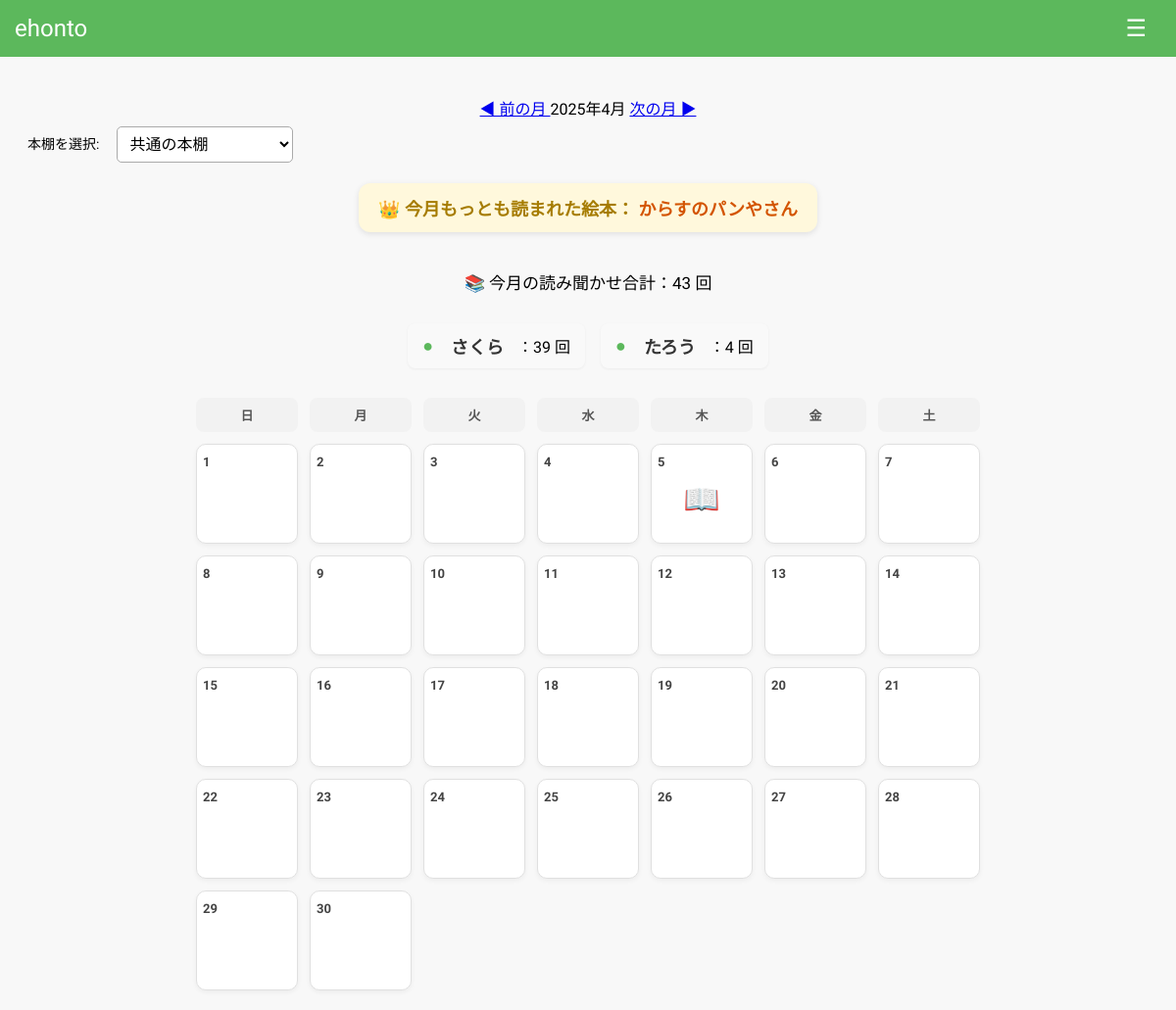
Screenshot of /app/review/2025/4/ (signed in) with the database file from the repository.
### app/models.py (models this page shows, shortened)
class Book(models.Model):
    user = models.ForeignKey(User, on_delete=models.CASCADE)
    title = models.CharField(max_length=100)
    author = models.CharField(max_length=100, blank=True)
    image = models.ImageField(upload_to='books/')
    created_at = models.DateTimeField(auto_now_add=True)
    child = models.ManyToManyField(Child, related_name="books")  # ✅ ここだけでOK

class Child(models.Model):
    user = models.ForeignKey(User, on_delete=models.CASCADE)  # null=True を削除
    name = models.CharField(max_length=100)
    created_at = models.DateTimeField(default=now)  # ✅ デフォルトを追加

### app/views.py (the view)
# urls.py: path("review/<int:year>/<int:month>/", review, name="review"),
@login_required
def review(request, year, month):
    selected_child_id = request.GET.get("child_id")
    selected_child = None
    children = Child.objects.filter(user=request.user)
    if selected_child_id:
        selected_child = get_object_or_404(Child, id=selected_child_id, user=request.user)
    current_date = date(year, month, 1)
    days_in_month = calendar.monthrange(year, month)[1]
    calendar_days = list(range(1, days_in_month + 1))
    prev_month = current_date - timedelta(days=1)
    next_month = (current_date + timedelta(days=days_in_month)).replace(day=1)
    if selected_child:
        histories = ReadHistory.objects.filter(
            child=selected_child,
            date__year=year,
            date__month=month
        )
    else:
        histories = ReadHistory.objects.filter(
            date__year=year,
            date__month=month,
            child__user=request.user  # ✅ これを追加して他ユーザーの履歴を除外
        )
    read_history_json = json.dumps([
        {"date": str(h.date), "title": h.book.title}
        for h in histories
    ], cls=DjangoJSONEncoder)
    calendar_data = defaultdict(list)
    for history in histories:
        day = history.date.day
        calendar_data[day].append(history.book)
    calendar_data = {
        str(day): [
            {
                "id": book.id,
                "title": book.title,
                "image_url": book.image.url if book.image else ""
            }
            for book in set(books)
        ]
        for day, books in calendar_data.items()
    }
    calendar_data_json = json.dumps(calendar_data, cls=DjangoJSONEncoder)
    book_counter = Counter([h.book.title for h in histories])
    most_read_title = book_counter.most_common(1)[0][0] if book_counter else None
    monthly_total = histories.count()
    child_totals = defaultdict(int)
    for h in histories:
        child_totals[h.child.name] += 1
    return render(request, "review.html", {
        "children": children,
        "selected_child_id": selected_child_id,
        "calendar_days": calendar_days,
        "calendar_data": calendar_data,
        "current_date": current_date,
        "prev_month": {"year": prev_month.year, "month": prev_month.month},
        "next_month": {"year": next_month.year, "month": next_month.month},
        "read_history_json": read_history_json,
        "most_read_title": most_read_title,
        "monthly_total": monthly_total,
        "child_totals": dict(child_totals),
        "calendar_data_json": calendar_data_json,
        "year": year,
        "month": month,
    })

### app/templatetags/custom_filters.py (called while the page is built)
@register.filter
def get_item(dictionary, key):
    return dictionary.get(key)

### ehonto/app/templates/review.html (shortened to what this page needs)
{% extends "base.html" %}
{% load custom_filters %}
{% block content %}
<div class="calendar-nav">
  <a href="{% url 'review' prev_month.year prev_month.month %}{% if selected_child_id %}?child_id={{ selected_child_id }}{% endif %}">
    ◀ 前の月
  </a>
  <span class="current-month">{{ current_date|date:"Y年n月" }}</span>
  <a href="{% url 'review' next_month.year next_month.month %}{% if selected_child_id %}?child_id={{ selected_child_id }}{% endif %}">
    次の月 ▶
  </a>
</div>
<div class="child-selector" data-year="{{ year }}" data-month="{{ month }}">
  <label for="child">本棚を選択:</label>
  <select name="child_id" id="child">
    <option value="" {% if not selected_child_id %}selected{% endif %}>共通の本棚</option>
  </select>
</div>
{% if most_read_title %}
<div class="most-read-banner">
  👑 今月もっとも読まれた絵本：
  <strong class="most-read-title">{{ most_read_title }}</strong>
</div>
{% endif %}
<div class="monthly-summary">
  <p>📚 今月の読み聞かせ合計：{{ monthly_total }} 回</p>
  <div class="child-list">
    {% for child, total in child_totals.items %}
      <div class="child-item">
        <span class="child-dot">●</span>
        <span class="child-name">{{ child }}</span>：{{ total }} 回
      </div>
    {% endfor %}
  </div>
</div>
<div class="calendar-grid">
  {% for weekday in "日月火水木金土"|make_list %}
    <div class="calendar-weekday">{{ weekday }}</div>
  {% endfor %}
  {% for day in calendar_days %}
  <div class="calendar-cell">
    <div class="calendar-day">{{ day }}</div>
    {% with day|stringformat:"s" as day_str %}
      {% with calendar_data|get_item:day_str as books %}
        {% if books %}
          <div class="book-icon" onclick="openBookModal('{{ day_str }}')">📖</div>
        {% endif %}
      {% endwith %}
    {% endwith %}
  </div>
{% endfor %}
</div>
{% endblock %}

### ehonto/app/templates/base.html (shortened to what this page needs)
{% load static %}
<!DOCTYPE html>
<html lang="ja">
<head>
  <link rel="stylesheet" href="{% static 'css/style.css' %}">
</head>
<body class="{% block body_class %}{% endblock %}">
<div class="header">
  <a href="{% url 'home' %}" style="color: white; text-decoration: none;">ehonto</a>
  <div class="menu-icon" id="menu-button">☰</div>
</div>
<div class="content">
  {% block content %}{% endblock %}
</div>
</body>
</html>

### ehonto/app/static/css/style.css (style rules this page uses)
.child-list { margin-top: 20px; text-align: left; }
.child-item { display: flex; align-items: center; gap: 10px; margin-bottom: 10px; background: #f9f9f9; padding: 10px 15px; border-radius: 8px; box-shadow: 0 1px 3px rgba(0, 0, 0, 0.05); }
.child-dot { font-size: 20px; color: #5cb85c; }
.child-name { font-weight: bold; flex-grow: 1; }
.child-selector { display: flex !important; align-items: center; justify-content: flex-start; margin: 5px 20px 0 !important; padding: 0 !important; z-index: 10; height: 40px !important; gap: 10px; margin-top: 10px; }
.child-selector select { width: 180px; padding: 8px; font-size: 16px; border: 1px solid #aaa; border-radius: 5px; background-color: white; margin-right: 10px; }
.child-selector label { font-size: 14px; padding: 4px 8px; height: 30px !important; line-height: 30px; }
.child-name { font-size: 18px; font-weight: bold; color: #333; white-space: nowrap; }
.calendar-grid { display: grid; grid-template-columns: repeat(7, 1fr); gap: 12px; margin: 20px auto; max-width: 800px; }
.calendar-cell { background-color: #fff; border: 1px solid #e0e0e0; border-radius: 10px; padding: 10px 6px; min-height: 80px; font-size: 14px; text-align: left; position: relative; box-shadow: 0 2px 5px rgba(0,0,0,0.05); transition: transform 0.1s ease; }
.calendar-day { font-weight: bold; font-size: 13px; margin-bottom: 6px; color: #444; }
.calendar-weekday { font-weight: bold; text-align: center; padding: 8px 0; background-color: #f2f2f2; border-radius: 8px; font-size: 13px; color: #555; }
.most-read-banner { background-color: #fff8dc; color: #444; font-size: 18px; padding: 12px 20px; border-radius: 10px; margin: 20px auto; max-width: 500px; box-shadow: 0 2px 6px rgba(0,0,0,0.1); }
.book-icon { font-size: 30px; line-height: 1; cursor: pointer; transition: transform 0.2s ease; display: flex; justify-content: center; align-items: center; height: 50px; }
.content { padding-top: 20px; margin-top: 0; }
.content { padding-top: 40px; }
p { line-height: 1.8; margin-bottom: 1.5em; font-size: 17px; }

### ehonto/app/templates/base.html (style rules this page uses)
body { font-family: Arial, sans-serif; margin: 0; padding: 0; background-color: #f8f8f8; text-align: center; font-family: 'M PLUS Rounded 1c', sans-serif; background-image: url("/static/images/wood_background.jpg"); background-size: cover; background-repeat: no-repeat; background-attachment: fixed; }
.header { background-color: #5cb85c; color: white; padding: 15px; font-size: 24px; display: flex; justify-content: space-between; align-items: center; position: relative; z-index: 1001; }
.menu-icon { font-size: 24px; cursor: pointer; margin-right: 15px; }

### ehonto/app/templates/review.html (style rules this page uses)
.child-list { display: flex; justify-content: center; flex-wrap: wrap; gap: 16px; margin-top: 8px; }
.child-item { display: flex; align-items: center; font-size: 16px; }
.child-dot { color: #5cb85c; font-size: 18px; margin-right: 8px; }
.child-name { font-weight: bold; margin-right: 4px; }
.most-read-banner { background-color: #fff8dc; padding: 12px 20px; border-radius: 12px; font-size: 18px; font-weight: bold; color: #a67c00; margin: 20px auto; display: inline-block; box-shadow: 0 2px 6px rgba(0, 0, 0, 0.1); }
.most-read-title { color: #d35400; }

### rows the page displays
Book: title "からすのパンやさん"
Child: child_totals "さくら"
Child: child_totals "たろう"

### other values shown
{{ current_date|date:"Y年n月" }} "2025年4月"
{{ monthly_total }} "43"
{{ total }} "39" "4"
{{ weekday }} "日" "月" "火" "水" "木" "金" "土"
{{ day }} "1" "2" "3" "4" "5" "6" "7" "8" "9" "10" "11" "12" "13" "14" "15" "16" "17" "18" "19" "20" "21" "22" "23" "24" "25" "26" "27" "28" "29" "30"
